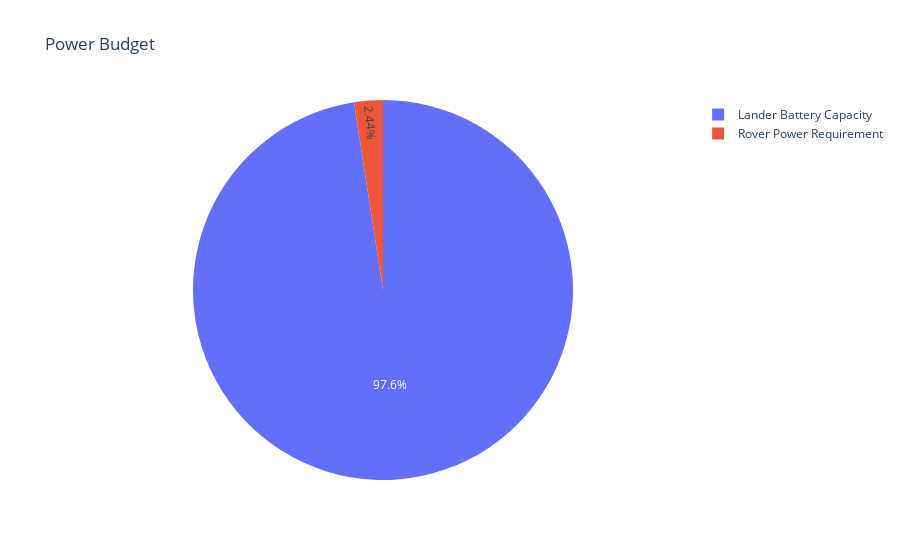

Source (notebook cell):
### Code cell
power_fig = px.pie(names=power_labels, values=power_values, title='Power Budget')
power_fig

### Figure 1 — Plotly figure (JSON) as saved in the notebook; plotly's stock layout.template omitted (floating-point values rounded to 4 significant figures)
{"data": [{"domain": {"x": [0, 1], "y": [0, 1]}, "hovertemplate": "label=%{label}<br>value=%{value}<extra></extra>", "labels": ["Lander Battery Capacity", "Rover Power Requirement"], "legendgroup": "", "name": "", "showlegend": true, "type": "pie", "values": [2000, 50]}], "layout": {"legend": {"tracegroupgap": 0}, "title": {"text": "Power Budget"}}}
